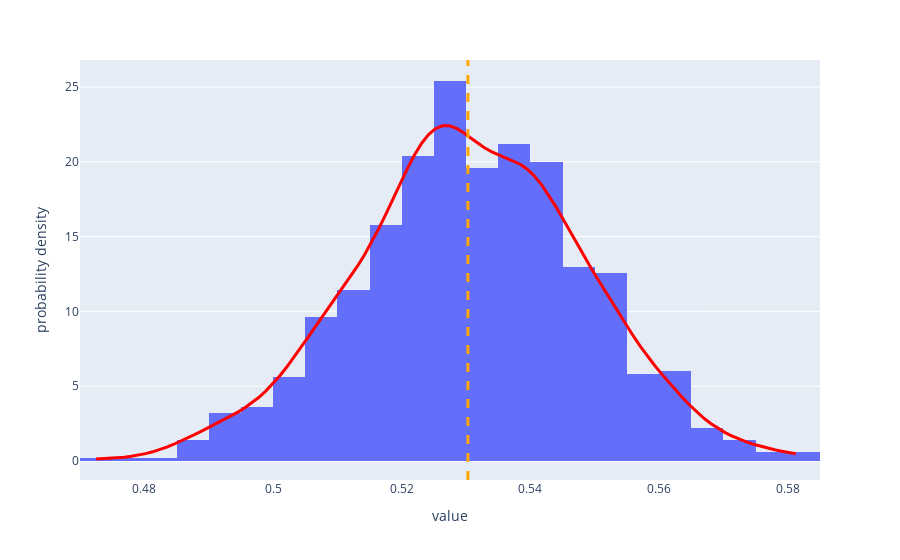

Notebook cell for this chart:
### Markdown cell above
Visualizing the distribution of outcomes:

### Code cell
fig = px.histogram(poll_result, histnorm='probability density', nbins=50)
fig.add_vline(x=actual_barbie, line_width=3, line_dash="dash", line_color="orange")
fig.update_layout(showlegend=False)

# Add Kernel Density Estimate curve
from scipy import stats
from plotly import graph_objects as go
x = np.linspace(min(poll_result), max(poll_result), 100)
fig.add_trace(go.Scatter(
    x=x, 
    y=stats.gaussian_kde(poll_result)(x), # Library for KDE (auto selects bandwidth)
    mode='lines', line=dict(color='red', width=3)) # Formatting
    )

### Figure 1 — Plotly figure (JSON) as saved in the notebook; plotly's stock layout.template omitted (floating-point values rounded to 4 significant figures; data arrays with more than 128 entries replaced by an {"elided": "..."} marker saying what was removed)
{"data": [{"alignmentgroup": "True", "bingroup": "x", "histnorm": "probability density", "hovertemplate": "variable=0<br>value=%{x}<br>probability density=%{y}<extra></extra>", "legendgroup": "0", "marker": {"color": "#636efa", "pattern": {"shape": ""}}, "name": "0", "nbinsx": 50, "offsetgroup": "0", "orientation": "v", "showlegend": true, "type": "histogram", "x": {"elided": "1000 float values"}, "xaxis": "x", "yaxis": "y"}, {"line": {"color": "red", "width": 3}, "mode": "lines", "type": "scatter", "x": [0.4725, 0.4736, 0.4747, 0.4758, 0.4769, 0.478, 0.4791, 0.4802, 0.4813, 0.4824, 0.4835, 0.4846, 0.4857, 0.4868, 0.4879, 0.489, 0.4901, 0.4912, 0.4923, 0.4934, 0.4945, 0.4956, 0.4967, 0.4978, 0.4989, 0.5, 0.5011, 0.5022, 0.5033, 0.5044, 0.5055, 0.5066, 0.5077, 0.5088, 0.5098, 0.5109, 0.512, 0.5131, 0.5142, 0.5153, 0.5164, 0.5175, 0.5186, 0.5197, 0.5208, 0.5219, 0.523, 0.5241, 0.5252, 0.5263, 0.5274, 0.5285, 0.5296, 0.5307, 0.5318, 0.5329, 0.534, 0.5351, 0.5362, 0.5373, 0.5384, 0.5395, 0.5406, 0.5417, 0.5428, 0.5439, 0.545, 0.5461, 0.5472, 0.5483, 0.5494, 0.5505, 0.5516, 0.5527, 0.5538, 0.5549, 0.556, 0.5571, 0.5582, 0.5593, 0.5604, 0.5615, 0.5626, 0.5637, 0.5648, 0.5659, 0.567, 0.5681, 0.5692, 0.5703, 0.5714, 0.5725, 0.5736, 0.5747, 0.5758, 0.5769, 0.578, 0.5791, 0.5802, 0.5813], "y": [0.1348, 0.1554, 0.1798, 0.2115, 0.2545, 0.3132, 0.3915, 0.4919, 0.6158, 0.763, 0.9323, 1.122, 1.328, 1.549, 1.78, 2.017, 2.256, 2.496, 2.738, 2.986, 3.25, 3.54, 3.868, 4.244, 4.673, 5.16, 5.704, 6.298, 6.933, 7.598, 8.279, 8.964, 9.643, 10.31, 10.98, 11.64, 12.32, 13.04, 13.8, 14.64, 15.54, 16.51, 17.51, 18.53, 19.51, 20.42, 21.2, 21.8, 22.21, 22.41, 22.4, 22.23, 21.94, 21.59, 21.23, 20.92, 20.66, 20.46, 20.28, 20.09, 19.84, 19.5, 19.05, 18.48, 17.8, 17.04, 16.22, 15.38, 14.54, 13.71, 12.91, 12.13, 11.36, 10.59, 9.834, 9.084, 8.358, 7.666, 7.015, 6.402, 5.823, 5.269, 4.734, 4.218, 3.729, 3.273, 2.859, 2.493, 2.175, 1.9, 1.663, 1.458, 1.278, 1.119, 0.9803, 0.859, 0.7528, 0.6585, 0.5726, 0.4916]}], "layout": {"barmode": "relative", "legend": {"title": {"text": "variable"}, "tracegroupgap": 0}, "margin": {"t": 60}, "shapes": [{"line": {"color": "orange", "dash": "dash", "width": 3}, "type": "line", "x0": 0.5303, "x1": 0.5303, "xref": "x", "y0": 0, "y1": 1, "yref": "y domain"}], "showlegend": false, "xaxis": {"anchor": "y", "domain": [0, 1], "title": {"text": "value"}}, "yaxis": {"anchor": "x", "domain": [0, 1], "title": {"text": "probability density"}}}}
